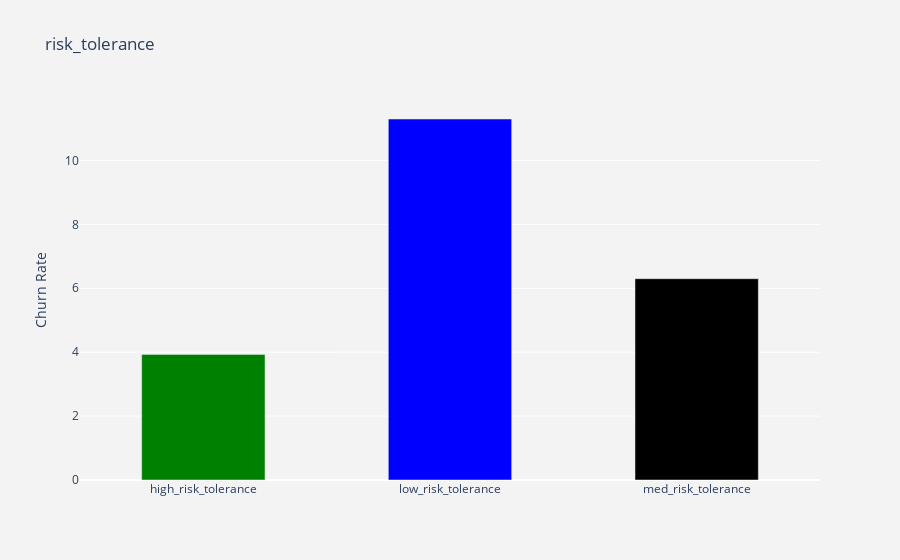

The cell this chart's notebook holds for it:
### Markdown cell above
By using the code block below, we easily visualize how Churn Rate looks like for each risk_tolerance factor:

### Code cell
import plotly.graph_objects as go
import plotly.offline as pyoff

df_plot = df_data.groupby('risk_tolerance').churned.mean().reset_index()

plot_data = [
    go.Bar(
        x=df_plot['risk_tolerance'],
        y=df_plot['churned']*100,
        width = [0.5, 0.5,0.5],
        marker=dict(
        color=['green', 'blue', 'black'])
    )
]
plot_layout = go.Layout(
        xaxis={"type": "category"},
        yaxis={"title": "Churn Rate"},
        title='risk_tolerance',
        plot_bgcolor  = 'rgb(243,243,243)',
        paper_bgcolor  = 'rgb(243,243,243)',
    )
fig1 = go.Figure(data=plot_data,layout=plot_layout)
pyoff.iplot(fig1)

### Figure 1 — Plotly figure (JSON) as saved in the notebook; plotly's stock layout.template omitted (floating-point values rounded to 4 significant figures)
{"data": [{"marker": {"color": ["green", "blue", "black"]}, "type": "bar", "width": [0.5, 0.5, 0.5], "x": ["high_risk_tolerance", "low_risk_tolerance", "med_risk_tolerance"], "y": [3.929, 11.3, 6.299]}], "layout": {"paper_bgcolor": "rgb(243,243,243)", "plot_bgcolor": "rgb(243,243,243)", "title": {"text": "risk_tolerance"}, "xaxis": {"type": "category"}, "yaxis": {"title": {"text": "Churn Rate"}}}}
